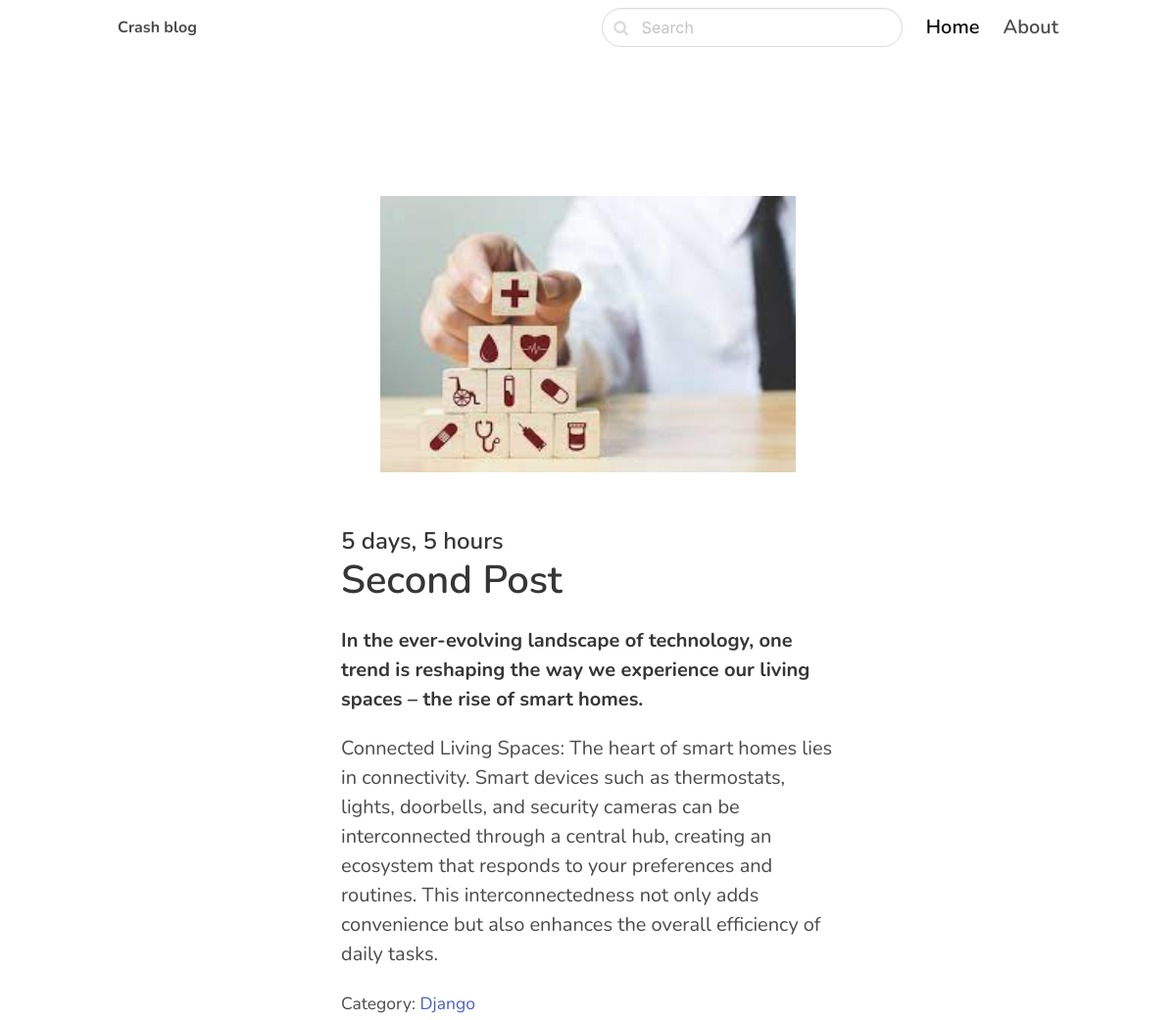
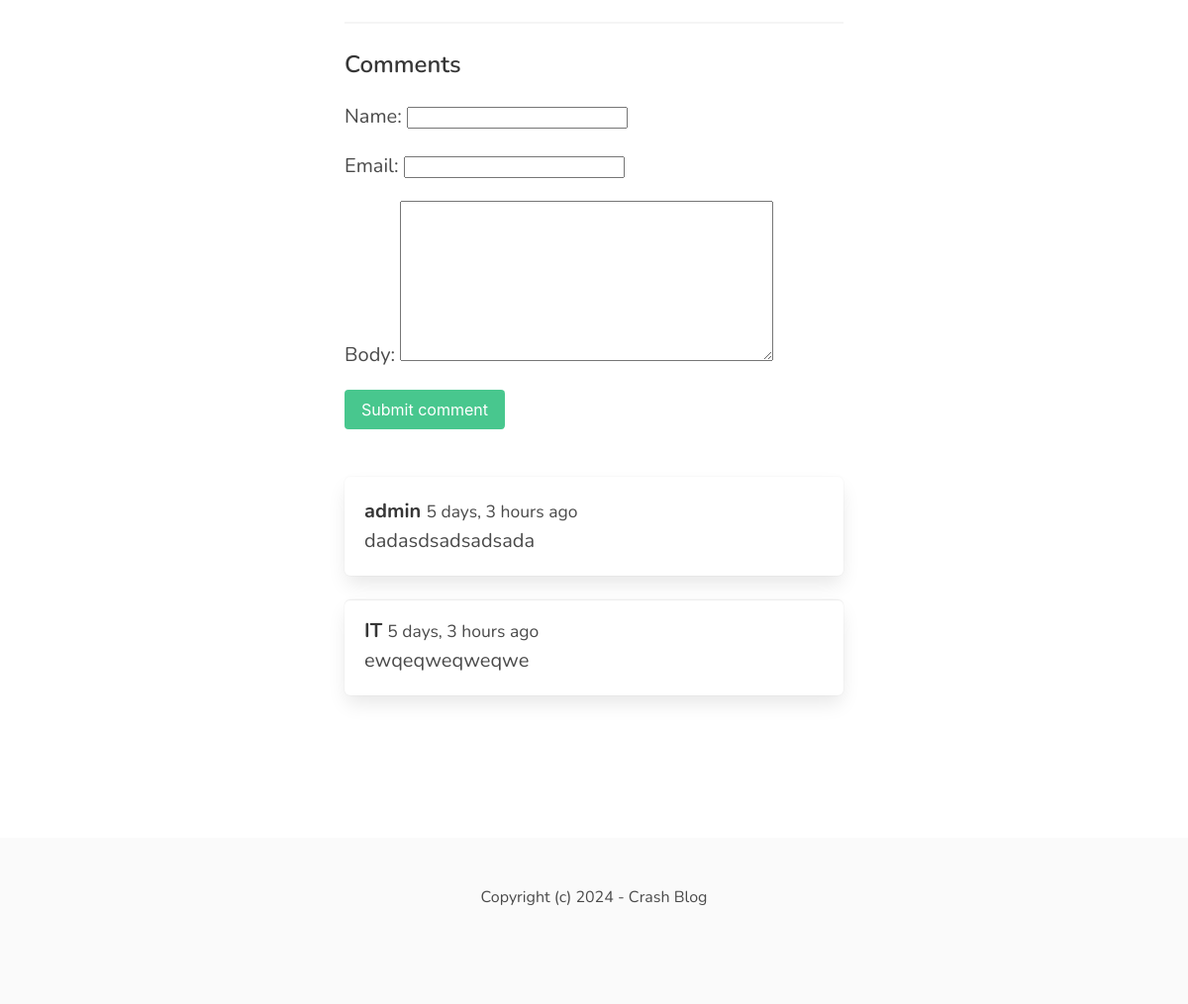
The page /django/second-post/ on the database its author committed (2 pictures, top to bottom).
### blog/models.py (models this page shows, shortened)
class Post(models.Model):
    ACTIVE = 'active'
    DRAFT = 'draft'
    CHOICES_STATUS = (
        (ACTIVE, 'Active'),
        (DRAFT, 'Draft')
    )
    category = models.ForeignKey(Category, related_name='posts', on_delete=models.CASCADE)
    title= models.CharField(max_length=255)
    slug = models. SlugField()
    intro = models.TextField()
    body = models.TextField()
    created_at = models.DateTimeField(auto_now_add=True)
    status = models.CharField(max_length=10, choices=CHOICES_STATUS, default=ACTIVE)
    image = models.ImageField(upload_to='uploads/',blank=True,null=True)
    class Meta:
        ordering = ('-created_at',)

class Category(models.Model):
    title= models.CharField(max_length=255)
    slug = models. SlugField()
    class Meta:
        ordering = ('title',)
        verbose_name_plural = 'Categories'
    def __str__(self):
        return self.title

class Comment(models.Model):
    post = models.ForeignKey(Post, related_name='comments', on_delete=models.CASCADE)
    name = models.CharField(max_length=255)
    email = models.EmailField()
    body = models.TextField()
    created_at = models.DateTimeField(auto_now_add=True)

### blog/views.py (the view)
# urls.py: path('<slug:category_slug>/<slug:slug>/', views.detail, name='post_detail'),
def detail(request, category_slug, slug):
    post = get_object_or_404(Post, slug=slug)
    if request.method == 'POST':
        form = CommentForm(request.POST)
        if form.is_valid():
            comment = form.save(commit=False)
            comment.post = post
            comment.save()
            return redirect('post_detail',slug=slug)
    else:
        form = CommentForm()
    return render(request, 'blog/detail.html',{'post':post, 'form': form})

### blog/forms.py
class CommentForm(forms.ModelForm):
    class Meta:
        model = Comment
        fields = ('name','email', 'body')

### blog/templates/blog/detail.html (shortened to what this page needs)
{% extends 'core/base.html' %}
{% block content %}
<section class="hero">
    <div class="hero-body">
      <div class="container">
            <section class="section">
                <div class="columns">
                    <div class="column is-8 is-offset-2">
                        <div class="content is-medium">
                            {% if post.image %}
                            <figure class="image mb-6">
                                <img src="{{ post.image.url }}" >
                            </figure>
                            {% endif %}
                                <h2 class="subtitle is-4">{{ post.created_at|timesince }}</h2>
                                <h1 class="title">{{ post.title }}</h1>
                                <p><strong>{{ post.intro }}</strong></p>
                                <p>{{ post.body }}</p>
                                <p><small>Category: <a href="{% url 'category_detail' post.category.slug %}">{{ post.category }}</a></small></p>
                                <hr>
                                <h2 class="subtitle is-4">Comments</h2>
                                <form method="post" class="mb-6">
                                    {{ form.as_p }}
                                    <div class="field">
                                        <div class="control">
                                            <button class="button is-success">Submit comment</button>
                                        </div>
                                    </div>
                                </form>
                                {% for comment in post.comments.all %}
                                    <article class="media box">
                                        <div class="media-content">
                                            <strong>{{ comment.name }}</strong> <small>{{ comment.created_at|timesince }} ago</small><br>
                                            {{ comment.body }}
                                        </div>
                                    </article>
                                {% endfor %}
                        </div>
                    </div>
                </div>
            </section>
        </div>
    </div>
</section>
{% endblock %}

### core/templates/core/base.html (style rules this page uses)
body { font-family: 'Nunito', sans-serif; }

### rows shown on the page
Post: image (picture), created_at "5 days, 5 hours", title "Second Post", intro "In the ever-evolving landscape of technology, one trend is reshaping the way we experience our living spaces – the rise of smart homes.", body "Connected Living Spaces: The heart of smart homes lies in connectivity. Smart devices such as thermostats, lights, doorbells, and security cameras can be interconnected through a central hub, creating an ecosystem that responds to your preferences and routines. This interconnectedness not only adds convenience but also enhances the overall efficiency of daily tasks.", category "Django"
Comment: name "admin", created_at "5 days, 3 hours", body "dadasdsadsadsada"
Comment: name "IT", created_at "5 days, 3 hours", body "ewqeqweqweqwe"
